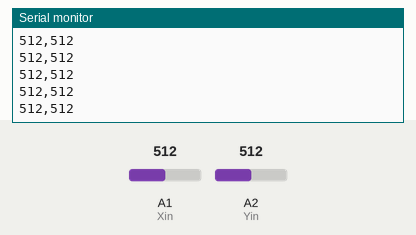
The sketch below on a simulated Arduino Uno, built with avr-gcc and run on an emulated ATmega328P. Parts: the last lines printed to the serial monitor. The inputs (shaded band) are chosen by the test bench; at power-on: A1 (Xin) = 512, A2 (Yin) = 512.

Above: at 1.2 s.
1.3 s: A1 (Xin) set to 716
At 1.31 s:
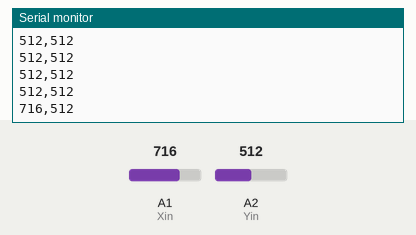
2.8 s: A2 (Yin) set to 716
At 2.82 s:
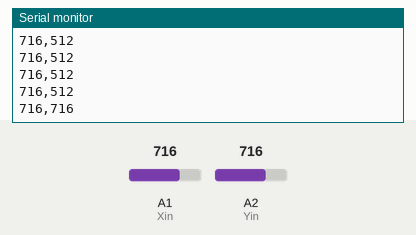
4.3 s: A1 (Xin) set to 900
At 4.33 s:
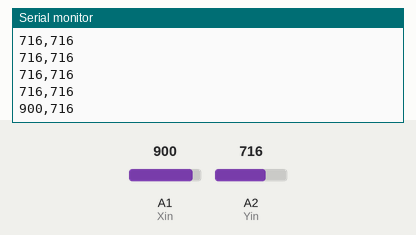
5.8 s: A2 (Yin) set to 900
At 5.84 s:
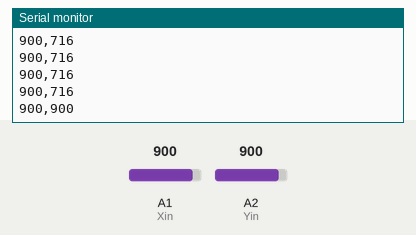
Timing chart, 0 to 8.3 s (numbered marks = the images above; inputs shaded):
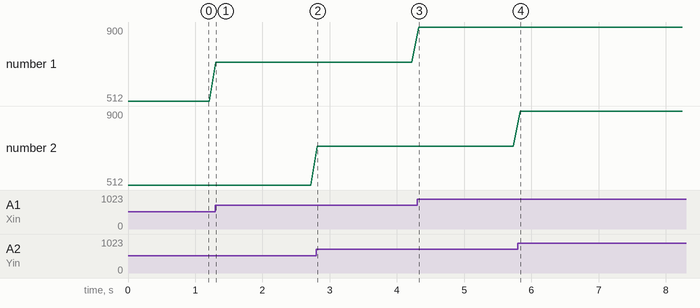

Measured:
- after the input at 1.3 s, the serial monitor: prints a new line at once (image 1)
- after the input at 2.8 s, the serial monitor: prints a new line at once (image 2)
- after the input at 4.3 s, the serial monitor: prints a new line at once (image 3)
- after the input at 5.8 s, the serial monitor: prints a new line at once (image 4)
- plotted number 1: 512 → 716 after the input at 1.3 s, 716 → 900 after the input at 4.3 s

The sketch:

JoyStick.ino
```cpp
int Xin = A1 , Yin = A2 , sw = 2;

void setup()
{
  pinMode(Xin , INPUT_PULLUP);
  pinMode(Yin , INPUT_PULLUP);
  pinMode(sw , INPUT_PULLUP);

  Serial.begin(9600);
}

void loop()
{
  int x = analogRead(Xin);
  int y = analogRead(Yin);
  Serial.print(x);
  Serial.print(",");
  Serial.println(y);
  delay(100);

}
```
